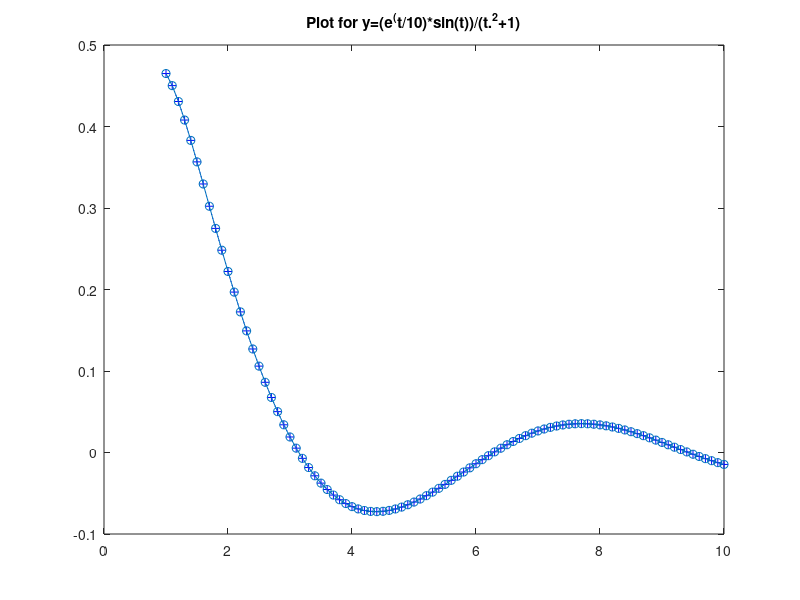
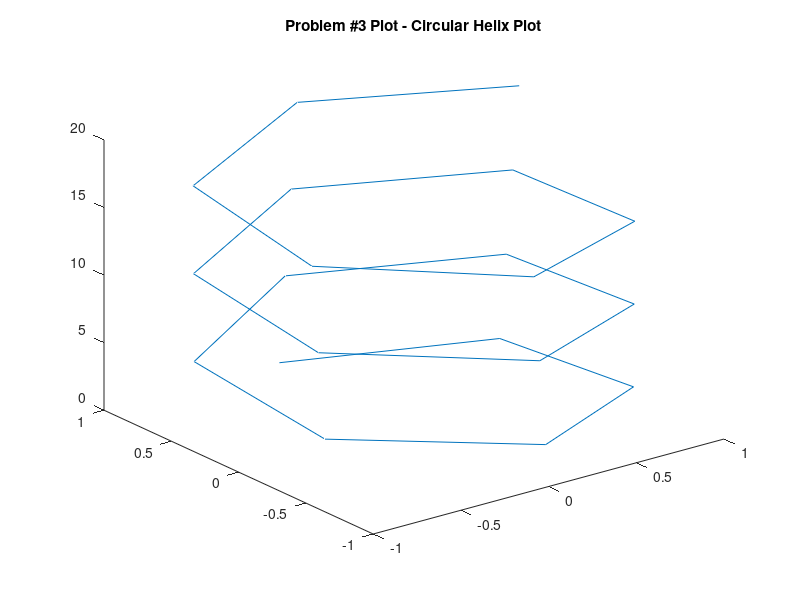
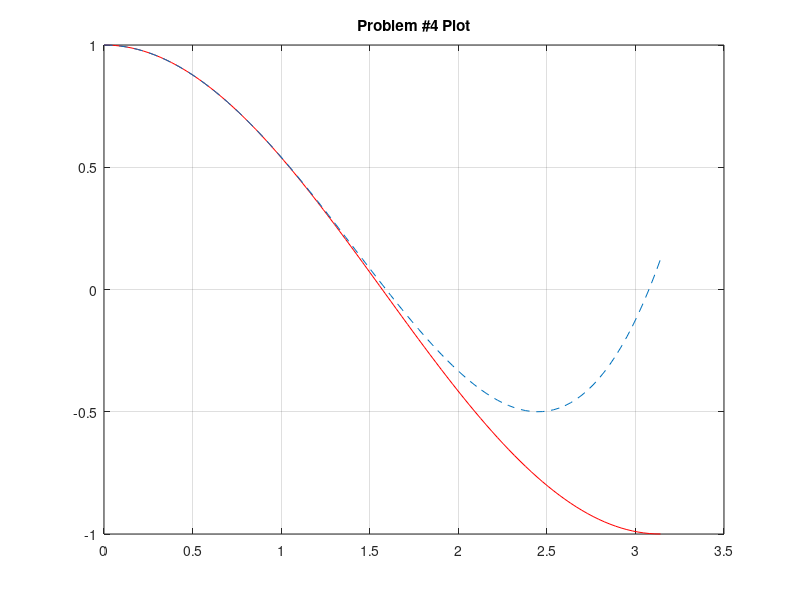

Here is the MATLAB script that generated these plots, in order: (Note: this script raises an error after producing the figures.)
close all
clear

% #1
theta=[0,pi/4,pi/2,(3*pi)/4,(5*pi)/4];
r=2;
x=r*cos(theta);
y=r*sin(theta);
radius=(x.^2+y.^2).^(1/2)

% #2
t=linspace(1,10,91);
y=(exp(t./10).*sin(t))./(t.^2+1);
figure
plot(t,y,'b+:')
hold on
title('Plot for y=(e^(t/10)*sin(t))/(t.^2+1)')
plot(t,y,'o-')
hold off

% #3
t=linspace(0,20,20);
x=sin(t);
y=cos(t);
z=t;
figure
plot3(x,y,z)
hold on
title('Problem #3 Plot - Circular Helix Plot')
hold off

% #4
x=linspace(0,pi,100);
y=cos(x);
z=1-(x.^2/2)+(x.^4/24);
figure
plot(x,y,'r',x,z,'--')
hold on
grid on
title('Problem #4 Plot')
hold off

% #5
%  See ex5.m for the code
ex5

% #6 
f_anon = @(x,y) x.^3+(y.*exp(x))/(x+1);
f_anon(2,-1)
%clear 
f(2,-1)
